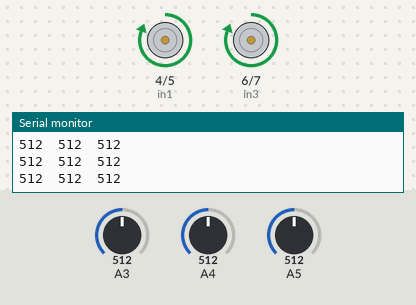
A sketch run on a simulated Arduino Uno, built with avr-gcc and run on an emulated ATmega328P. Parts: motor-driver pin pairs drawn as motors (green arrow = first pin HIGH = forward, orange = second pin HIGH = backward, longer = more drive, scaled by the enable pin), the last lines printed to the serial monitor. The test bench sets the inputs (shaded band); at power-on: A3 = 512, A4 = 512, A5 = 512.

Above: at 2.2 s.
2.3 s: A3 set to 11
3.8 s: A3 set to 8
5.3 s: A4 set to 992
6.8 s: A4 set to 1008
9.8 s: A3 set to 900
At 11.0 s:
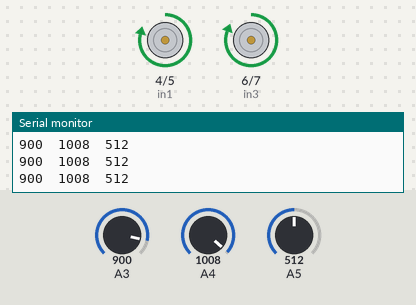
11.3 s: A5 set to 787
12.8 s: A5 set to 815
At 14.1 s:
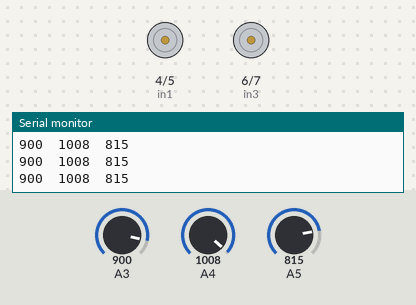
Timing chart, 0 to 15.3 s (numbered marks = the images above; inputs shaded):
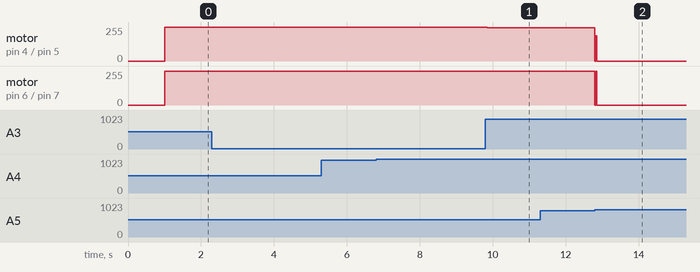

The sketch:

Line_Follower.ino
```cpp
/*created by Mostafa Zaghloul with a helper library called RedBot.h you can find
 * it on this link https://github.com/sparkfun/RedBot
 *--------------------------- thanks a million ---------------------------------
 *you can find me on
 *FaceBook::https://www.facebook.com/mostafa.zaghlol3
 *Twitter::https://twitter.com/Mostafazaghlul
 *to Contact for hardware or software questions
 */
#include <RedBot.h>

RedBotSensor left_sen = RedBotSensor(A3);
RedBotSensor center_sen = RedBotSensor(A4);
RedBotSensor right_sen = RedBotSensor(A5);
//data_sheet
// constants that are used in the code. lineStandard is the level to detect
// if the sensor is on the line or not. If the sensor value is greater than this
// the sensor is above a DARK line.
//
// SPEED sets the nominal speed
//motor A
#define en1 9
#define in1 4
#define in2 5
//motor b
#define en2 3
#define in3 6
#define in4 7
int lineStandard = 800;


void setup()
{ pinMode(in1, OUTPUT);
  pinMode(in2, OUTPUT);
  pinMode(in3, OUTPUT);
  pinMode(in4, OUTPUT);
  pinMode(en1, OUTPUT);
  pinMode(en2, OUTPUT);
  Serial.begin(9600);
  Serial.println("IR Sensor Readings:: ");
  delay(1000);
}

void loop()
{
  Serial.print(left_sen.read());
  Serial.print("\t");
  Serial.print(center_sen.read());
  Serial.print("\t");
  Serial.print(right_sen.read());
  Serial.println();

//data_sheet
  // if on the line drive left and right at the same speed (left is CCW / right is CW)
  if(center_sen.read() > lineStandard)
  {//right
   right();
  }
  //data_sheet
  // if the line is under the right sensor, adjust relative speeds to turn to the right
  else if(right_sen.read() > lineStandard)
  {//left
  left();
  }
  //data_sheet
  // if the line is under the left sensor, adjust relative speeds to turn to the left
  else if(left_sen.read() > lineStandard)
  {//right
  right();
  }
  //data_sheet
  // if all sensors are on black or up in the air, stop the motors.
  // otherwise, run motors given the control speeds above.
  if((left_sen.read() > lineStandard) && (center_sen.read() > lineStandard) && (right_sen.read() > lineStandard) )
  {
    //stop
    Stop ();
  }
  else
  {
  //any dir
    forward();
  }
  delay(0);  // add a delay to decrease sensitivity.
}

void right() {
  analogWrite(en1,255);
  analogWrite(en2,255);
  digitalWrite(in1, LOW);
  digitalWrite(in2, LOW);
  digitalWrite(in3, HIGH);
  digitalWrite(in4, LOW);
}
void Stop () {
  analogWrite(en1, 0);
  analogWrite(en2, 0);
  digitalWrite(in1, LOW);
  digitalWrite(in2, LOW);
  digitalWrite(in3, LOW);
  digitalWrite(in4, LOW);
}
void left() {
  analogWrite(en1, 255);
  analogWrite(en2, 255);
  digitalWrite(in1, HIGH);
  digitalWrite(in2, LOW);
  digitalWrite(in3, LOW);
  digitalWrite(in4, LOW);
}
void forward() {
  analogWrite(en1, 255);
  analogWrite(en2, 255);
  digitalWrite(in1, HIGH);
  digitalWrite(in2, LOW);
  digitalWrite(in3, HIGH);
  digitalWrite(in4, LOW);
}
void back(){

   analogWrite(en1, 255);
  analogWrite(en2, 255);
  digitalWrite(in1, LOW);
  digitalWrite(in2,HIGH);
  digitalWrite(in3, LOW);
  digitalWrite(in4, HIGH);
}
```

Measured:
- the behaviour switches between 800 and 801 on A5 (found by bisection; images 1 and 2)
- after the input at 9.8 s, motor on pin 4 (in1) / pin 5 (in2): forward 255/255 → forward 248/255 after 0.05 s
- after the input at 12.8 s, motor on pin 4 (in1) / pin 5 (in2): forward 248/255 → stopped at once; motor on pin 6 (in3) / pin 7 (in4): forward 255/255 → stopped at once
